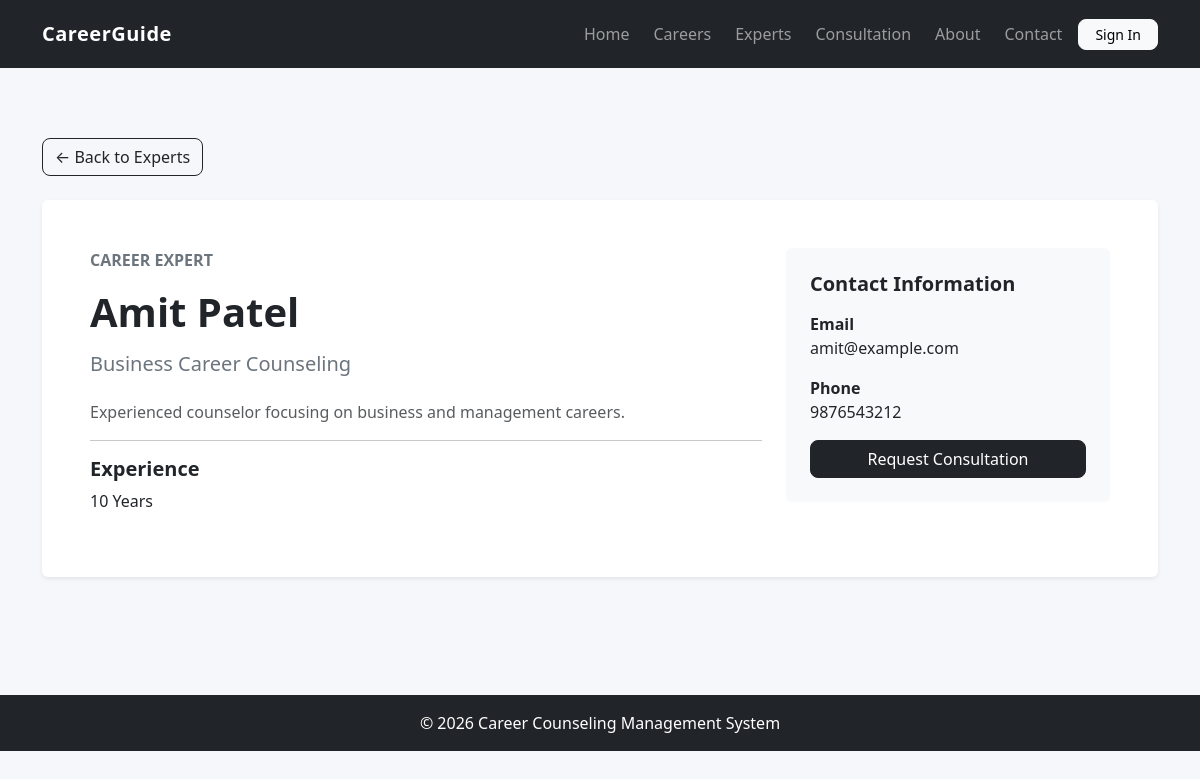
The app's page /experts/details.php?id=3 with its own data.
### tables this page shows
CREATE TABLE `experts` (
  `id` int(11) NOT NULL,
  `expert_name` varchar(100) NOT NULL,
  `specialization` varchar(150) NOT NULL,
  `experience` int(11) NOT NULL,
  `email` varchar(150) NOT NULL,
  `phone` varchar(20) NOT NULL,
  `bio` text NOT NULL
);

### experts/details.php (the view, shortened to what this page needs)
<?php
include '../includes/db.php';
$id = (int) $_GET['id'];
$stmt = mysqli_prepare(
    $conn,
    "SELECT * FROM experts WHERE id = ?"
);
mysqli_stmt_bind_param($stmt, "i", $id);
mysqli_stmt_execute($stmt);
$result = mysqli_stmt_get_result($stmt);
$expert = mysqli_fetch_assoc($result);
include '../includes/header.php';
include '../includes/navbar.php';
?>
<section class="section-padding">
    <div class="container">
        <a href="index.php" class="btn btn-outline-dark mb-4">
            ← Back to Experts
        </a>
        <div class="card border-0 shadow-sm">
            <div class="card-body p-5">
                <div class="row">
                    <div class="col-lg-8">
                        <p class="text-secondary fw-bold">
                            CAREER EXPERT
                        </p>
                        <h1 class="fw-bold">
                            <?php echo htmlspecialchars($expert['expert_name']); ?>
                        </h1>
                        <h5 class="text-secondary mt-3">
                            <?php echo htmlspecialchars($expert['specialization']); ?>
                        </h5>
                        <p class="text-muted mt-4">
                            <?php echo htmlspecialchars($expert['bio']); ?>
                        </p>
                        <hr>
                        <h5 class="fw-bold">
                            Experience
                        </h5>
                        <p>
                            <?php echo $expert['experience']; ?> Years
                        </p>
                    </div>
                    <div class="col-lg-4">
                        <div class="bg-light rounded p-4">
                            <h5 class="fw-bold">
                                Contact Information
                            </h5>
                            <p class="mt-3">
                                <strong>Email</strong><br>
                                <?php echo htmlspecialchars($expert['email']); ?>
                            </p>
                            <p>
                                <strong>Phone</strong><br>
                                <?php echo htmlspecialchars($expert['phone']); ?>
                            </p>
                            <a
                                href="../consultations/"
                                class="btn btn-dark w-100"
                            >
                                Request Consultation
                            </a>
                        </div>
                    </div>
                </div>
            </div>
        </div>
    </div>
</section>
<?php include '../includes/footer.php'; ?>

### assets/css/style.css (style rules this page uses)
body { background-color: #f5f7fa; color: #263238; }
.btn { border-radius: 8px; }
.card { overflow: hidden; }
.section-padding { padding: 70px 0; }

### records on screen
experts: expert_name "Amit Patel", specialization "Business Career Counseling", bio "Experienced counselor focusing on business and management careers.", experience "10", email "amit@example.com", phone "9876543212"
